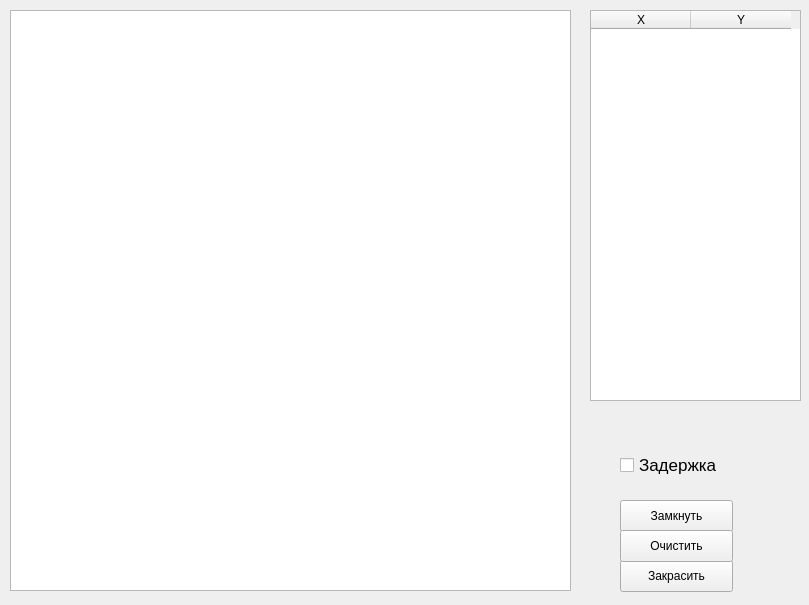
<?xml version="1.0" encoding="UTF-8"?>
<ui version="4.0">
 <class>MainWindow</class>
 <widget class="QMainWindow" name="MainWindow">
  <property name="geometry">
   <rect>
    <x>0</x>
    <y>0</y>
    <width>809</width>
    <height>605</height>
   </rect>
  </property>
  <property name="windowTitle">
   <string>Заполнение областей</string>
  </property>
  <widget class="QWidget" name="centralwidget">
   <widget class="QGraphicsView" name="view">
    <property name="geometry">
     <rect>
      <x>10</x>
      <y>10</y>
      <width>561</width>
      <height>581</height>
     </rect>
    </property>
   </widget>
   <widget class="QTableWidget" name="table">
    <property name="geometry">
     <rect>
      <x>590</x>
      <y>10</y>
      <width>211</width>
      <height>391</height>
     </rect>
    </property>
    <column>
     <property name="text">
      <string>X</string>
     </property>
    </column>
    <column>
     <property name="text">
      <string>Y</string>
     </property>
    </column>
   </widget>
   <widget class="QPushButton" name="paint">
    <property name="geometry">
     <rect>
      <x>620</x>
      <y>560</y>
      <width>113</width>
      <height>32</height>
     </rect>
    </property>
    <property name="text">
     <string>Закрасить</string>
    </property>
   </widget>
   <widget class="QPushButton" name="lock">
    <property name="geometry">
     <rect>
      <x>620</x>
      <y>500</y>
      <width>113</width>
      <height>32</height>
     </rect>
    </property>
    <property name="text">
     <string>Замкнуть</string>
    </property>
   </widget>
   <widget class="QPushButton" name="erase">
    <property name="geometry">
     <rect>
      <x>620</x>
      <y>530</y>
      <width>113</width>
      <height>32</height>
     </rect>
    </property>
    <property name="text">
     <string>Очистить</string>
    </property>
   </widget>
   <widget class="QCheckBox" name="delay">
    <property name="geometry">
     <rect>
      <x>620</x>
      <y>450</y>
      <width>141</width>
      <height>30</height>
     </rect>
    </property>
    <property name="font">
     <font>
      <pointsize>13</pointsize>
     </font>
    </property>
    <property name="text">
     <string>Задержка</string>
    </property>
   </widget>
  </widget>
 </widget>
 <resources/>
 <connections/>
</ui>
